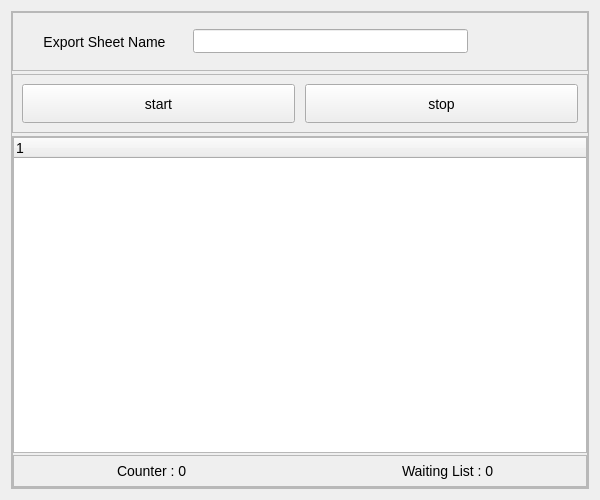
<?xml version="1.0" encoding="UTF-8"?>
<ui version="4.0">
 <class>Form</class>
 <widget class="QWidget" name="Form">
  <property name="geometry">
   <rect>
    <x>0</x>
    <y>0</y>
    <width>600</width>
    <height>500</height>
   </rect>
  </property>
  <property name="windowTitle">
   <string>Form</string>
  </property>
  <property name="styleSheet">
   <string notr="true">font:14px;</string>
  </property>
  <layout class="QVBoxLayout" name="verticalLayout_3">
   <item>
    <widget class="QFrame" name="frame_4">
     <property name="frameShape">
      <enum>QFrame::StyledPanel</enum>
     </property>
     <property name="frameShadow">
      <enum>QFrame::Raised</enum>
     </property>
     <layout class="QVBoxLayout" name="verticalLayout_2" stretch="1,1,6">
      <property name="spacing">
       <number>3</number>
      </property>
      <property name="leftMargin">
       <number>0</number>
      </property>
      <property name="topMargin">
       <number>0</number>
      </property>
      <property name="rightMargin">
       <number>0</number>
      </property>
      <property name="bottomMargin">
       <number>0</number>
      </property>
      <item>
       <widget class="QFrame" name="frame_3">
        <property name="frameShape">
         <enum>QFrame::StyledPanel</enum>
        </property>
        <property name="frameShadow">
         <enum>QFrame::Raised</enum>
        </property>
        <layout class="QHBoxLayout" name="horizontalLayout_3" stretch="3,5,2">
         <item>
          <widget class="QLabel" name="exportNamelabel">
           <property name="text">
            <string>Export Sheet Name</string>
           </property>
           <property name="alignment">
            <set>Qt::AlignCenter</set>
           </property>
          </widget>
         </item>
         <item>
          <widget class="QLineEdit" name="lineEditExportName"/>
         </item>
         <item>
          <spacer name="horizontalSpacer">
           <property name="orientation">
            <enum>Qt::Horizontal</enum>
           </property>
           <property name="sizeHint" stdset="0">
            <size>
             <width>40</width>
             <height>20</height>
            </size>
           </property>
          </spacer>
         </item>
        </layout>
       </widget>
      </item>
      <item>
       <widget class="QFrame" name="frame_2">
        <property name="frameShape">
         <enum>QFrame::StyledPanel</enum>
        </property>
        <property name="frameShadow">
         <enum>QFrame::Raised</enum>
        </property>
        <layout class="QHBoxLayout" name="horizontalLayout_2">
         <property name="spacing">
          <number>10</number>
         </property>
         <item>
          <widget class="QToolButton" name="toolButton">
           <property name="sizePolicy">
            <sizepolicy hsizetype="Preferred" vsizetype="Preferred">
             <horstretch>0</horstretch>
             <verstretch>0</verstretch>
            </sizepolicy>
           </property>
           <property name="text">
            <string>start</string>
           </property>
           <property name="autoRaise">
            <bool>false</bool>
           </property>
          </widget>
         </item>
         <item>
          <widget class="QToolButton" name="toolButton_2">
           <property name="sizePolicy">
            <sizepolicy hsizetype="Preferred" vsizetype="Preferred">
             <horstretch>0</horstretch>
             <verstretch>0</verstretch>
            </sizepolicy>
           </property>
           <property name="text">
            <string>stop</string>
           </property>
           <property name="autoRaise">
            <bool>false</bool>
           </property>
          </widget>
         </item>
        </layout>
       </widget>
      </item>
      <item>
       <widget class="QFrame" name="frame">
        <property name="frameShape">
         <enum>QFrame::StyledPanel</enum>
        </property>
        <property name="frameShadow">
         <enum>QFrame::Raised</enum>
        </property>
        <layout class="QVBoxLayout" name="verticalLayout" stretch="10,1">
         <property name="spacing">
          <number>2</number>
         </property>
         <property name="leftMargin">
          <number>0</number>
         </property>
         <property name="topMargin">
          <number>0</number>
         </property>
         <property name="rightMargin">
          <number>0</number>
         </property>
         <property name="bottomMargin">
          <number>0</number>
         </property>
         <item>
          <widget class="QTreeWidget" name="treeWidget">
           <column>
            <property name="text">
             <string notr="true">1</string>
            </property>
           </column>
          </widget>
         </item>
         <item>
          <widget class="QFrame" name="trecounterFrame">
           <property name="frameShape">
            <enum>QFrame::StyledPanel</enum>
           </property>
           <property name="frameShadow">
            <enum>QFrame::Raised</enum>
           </property>
           <layout class="QHBoxLayout" name="horizontalLayout">
            <property name="spacing">
             <number>20</number>
            </property>
            <property name="leftMargin">
             <number>0</number>
            </property>
            <property name="topMargin">
             <number>0</number>
            </property>
            <property name="rightMargin">
             <number>0</number>
            </property>
            <property name="bottomMargin">
             <number>0</number>
            </property>
            <item alignment="Qt::AlignHCenter">
             <widget class="QLabel" name="counterlabel">
              <property name="text">
               <string>Counter : 0</string>
              </property>
             </widget>
            </item>
            <item alignment="Qt::AlignHCenter">
             <widget class="QLabel" name="waitinglabel">
              <property name="text">
               <string>Waiting List : 0</string>
              </property>
             </widget>
            </item>
           </layout>
          </widget>
         </item>
        </layout>
       </widget>
      </item>
     </layout>
    </widget>
   </item>
  </layout>
 </widget>
 <resources/>
 <connections/>
</ui>
